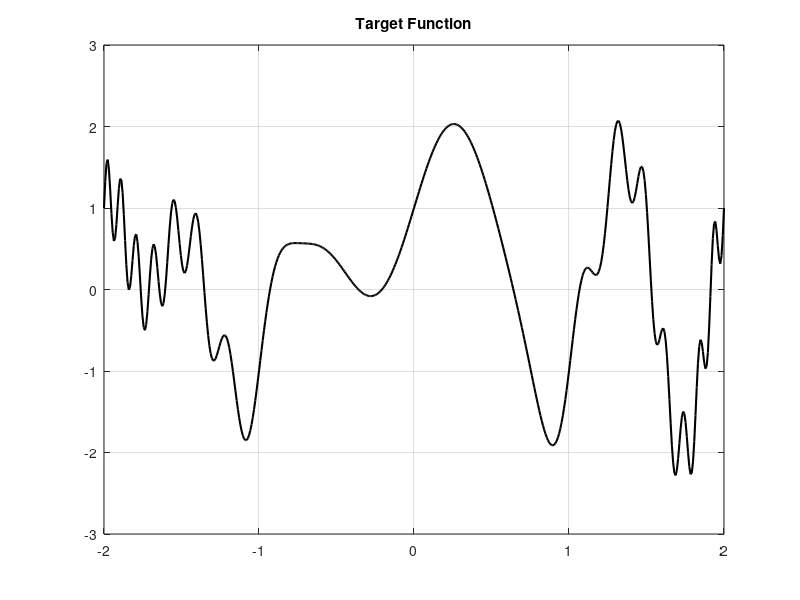

Write the MATLAB code that produced this figure. (Note: this script raises an error after producing the figure.)
clc; clear; close all;

tr = 1;

n = 1000;
n = 500;
x = linspace(-2,2,n+1)';
u0 = sin(2*pi*x)+cos(pi*x.^2)+cos(pi*x.^3).*sin(pi*x.^3);

figure;
plot(x,u0,'k','LineWidth',1.5);
title('Target Function');
grid on;

%  NETWORK STRUCTURE
nn = [1 5 100 1];
sw = position_weights(nn);
n_weight = sw(6,2);

%  INITIALIZATION
w0 = readmatrix('csv_w0_tr2_sinwave_transformer.csv');

global MSE_hist time_hist
MSE_hist  = [];
time_hist = [];

% N = 500;
N = 1000;


%%  NN saja
disp('NN');

%  OPTIM OPTIONS
max_iter = N;

options = optimoptions('fminunc', ...
    'Algorithm','quasi-newton', ...
    'HessianApproximation','bfgs', ...
    'SpecifyObjectiveGradient', true, ...
    'Display','iter', ...
    'MaxIterations', max_iter, ...
    'MaxFunctionEvaluations', 1e10, ...
    'OutputFcn', @(w,optimValues,state) ...
        outfun(w,optimValues,state,x,u0,nn,sw));

tic;
[w_nn,~,~,output_nn] = ...
    fminunc(@(w) problem_fit2(w,x,u0,nn,sw), w0, options);
t_nn = toc;

u_pred_nn = NN(w_nn,x,nn,sw);
mse_nn = MSE_hist(end);
MSE_hist_nn = MSE_hist;
time_hist_nn = time_hist;

fprintf('NN selesai. Iterasi: %d | MSE: %.3e | Runtime: %.2fs\n', ...
        output_nn.iterations, mse_nn, t_nn);

% PLOT
figure;
set(gcf, 'Position', [100, 100, 700, 350]);

subplot(1, 2, 1); 
plot(time_hist_nn, MSE_hist_nn, 'LineWidth', 1.5);
set(gca, 'YScale', 'log');
axis square;
xlabel('Time (s)'); ylabel('MSE');
title('NN Training Progress (Time)');
grid on;

subplot(1, 2, 2); 
plot(0:length(MSE_hist_nn)-1, MSE_hist_nn, 'LineWidth', 1.5);
set(gca, 'YScale', 'log');
axis square;
xlabel('Iteration'); ylabel('MSE');
title('NN Training Progress (Iteration)');
grid on;

figure;
plot(x,u0,'k','LineWidth',2); hold on;
plot(x,u_pred_nn,'r--','LineWidth',1.5);
title('NN (True vs Prediction)');
legend('True','NN murni');
grid on;


%%  NN–ELM 
disp('NN–ELM');

MSE_hist  = [];
time_hist = [];

% --- Phase 1: Train Hidden Layer 1 & 2 ---
max_iter = N/2;
options = optimoptions('fminunc', ...
    'Algorithm','quasi-newton', ...
    'HessianApproximation','bfgs', ...
    'SpecifyObjectiveGradient', true, ...
    'Display','iter', ...
    'MaxIterations', max_iter, ...
    'MaxFunctionEvaluations', 1e10, ...
    'OutputFcn', @(w,optimValues,state) outfun(w,optimValues,state,x,u0,nn,sw));

tic;
[w_stage1,~,~,out1] = fminunc(@(w) problem_fit2(w,x,u0,nn,sw), w0, options);
t_stage1 = toc;
idx_end_p1 = length(MSE_hist);

MSE_phase1 = MSE_hist;
time_p1 = time_hist;

% --- Phase 2: Freeze Hidden Layer 1, train Hidden Layer 2 ---
W1 = reshape(w_stage1(sw(1,1):sw(1,2)), nn(1), nn(2));
B1 = reshape(w_stage1(sw(2,1):sw(2,2)), 1, nn(2));
H1 = g(x*W1 + B1);
H1 = [x H1];
w2 = w_stage1(sw(3,1):sw(6,2));

sw_edit = sw - sw(2,2);
outfun_phase2_handle = @(w,optimValues,state,varargin) outfun_phase2_local(w,optimValues,state,H1,u0,nn,sw_edit,n);

options = optimoptions('fminunc', ...
    'Algorithm','quasi-newton', ...
    'HessianApproximation','bfgs', ...
    'SpecifyObjectiveGradient', true, ...
    'Display','iter', ...
    'MaxIterations', max_iter, ...
    'MaxFunctionEvaluations', 1e10, ...
    'OutputFcn', outfun_phase2_handle);

% [w2,fval,exitflag,out2,grad] = fminunc(@problem_fit3, w2, options, H1, u0, nn, sw_edit);
[w2,~,~,out2] = fminunc(@problem_fit3, w2, options, H1, u0, nn, sw_edit);
t_stage2 = toc - t_stage1;

MSE_phase2 = MSE_hist;

%PLOT
figure;
set(gcf, 'Position', [100, 100, 700, 350]);

subplot(1,2,1);
plot(time_hist(1:idx_end_p1), MSE_hist(1:idx_end_p1));
set(gca, 'YScale', 'log');
axis square; grid on;
title('Phase 1');
ylabel('MSE'); xlabel('Time (s)');

subplot(1, 2, 2);
plot(time_hist(idx_end_p1+1:end), MSE_hist(idx_end_p1+1:end));
set(gca, 'YScale', 'log');
axis square; grid on;
title('Phase 2');
ylabel('MSE'); xlabel('Time (s)');

figure;
plot(time_hist, MSE_hist, 'k', 'LineWidth', 1.5);
set(gca, 'YScale', 'log');
hold on;
xl = xline(t_stage1, '--r', 'LineWidth', 1.5);
xl.LabelVerticalAlignment = 'bottom';
xl.LabelHorizontalAlignment = 'right';
grid on;
title('Phase 1 + Phase 2');
ylabel('MSE'); xlabel('Time (s)');
legend('MSE Curve', 'Transition Point (Phase 1 to 2)');

%  Phase 3: Freeze HL2 + ELM
tic;

% Extract frozen hidden layers
w_stage2 = [w_stage1(sw(1,1):sw(2,2)) w2];
% W1 = reshape(w_stage2(sw(1,1):sw(1,2)), nn(1), nn(2));
% B1 = reshape(w_stage2(sw(2,1):sw(2,2)), 1, nn(2));
W2 = reshape(w_stage2(sw(3,1):sw(3,2)), nn(2)+1, nn(3));
B2 = reshape(w_stage2(sw(4,1):sw(4,2)), 1, nn(3));

% Feature extraction
H2 = g(H1*W2 + B2);
H2_aug = [H2 ones(size(H2,1),1)];

% output ELM
w3 = H2_aug \ u0;

% Final NN–ELM weights
w_nn_elm = [w_stage2(1:sw(4,2)) w3'];
t_elm = toc;

%  Evaluation
u_pred_nn_elm = NN(w_nn_elm, x, nn, sw);
mse_nn_elm = (2/size(x,1))*problem_fit2(w_nn_elm,x,u0,nn,sw);

t_nn_elm = t_stage1 + t_stage2 + t_elm;

%  NN–ELM training curve
MSE_nn_elm_curve = [ ...
    MSE_phase1, ...
    MSE_phase2, ...
    mse_nn_elm ];

fprintf('NN–ELM selesai.\n');
fprintf('  Phase 1 iters: %d\n', out1.iterations);
fprintf('  Phase 2 iters: %d\n', out2.iterations);
fprintf('  Final MSE: %.3e | Time: %.2fs\n', mse_nn_elm, t_nn_elm);


%% ELM saja
disp('ELM');

w = w0;

W1 = reshape(w(sw(1,1):sw(1,2)), nn(1), nn(2));
B1 = reshape(w(sw(2,1):sw(2,2)), 1, nn(2));
W2 = reshape(w(sw(3,1):sw(3,2)), nn(2)+1, nn(3));
B2 = reshape(w(sw(4,1):sw(4,2)), 1, nn(3));

H1 = g(x*W1 + B1);
H1 = [x H1];
H2 = g(H1*W2 + B2);

H2_aug = [H2 ones(size(H2,1),1)];

tic;
w3_elm = H2_aug \ u0;
t_elm = toc;

w_elm = [W1(:); B1(:); W2(:); B2(:); w3_elm];

u_pred_elm = NN(w_elm,x,nn,sw);
mse_elm = (2/size(x,1))*problem_fit2(w_elm,x,u0,nn,sw);

fprintf('ELM selesai. MSE: %.3e | Runtime: %.2fs\n', ...
        mse_elm, t_elm);

%%  COMPARISON
figure;
plot(x,u0,'k','LineWidth',2.5); hold on;
plot(x,u_pred_nn,'r-.','LineWidth',1.5);
plot(x,u_pred_nn_elm,'b--','LineWidth',1.5);
plot(x,u_pred_elm,'g:','LineWidth',1.5);
legend('True','NN','NN–ELM','ELM','Location','best');
xlabel('x'); ylabel('u(x)');
title('Perbandingan Prediksi');
grid on;

figure;
bar([mse_nn,mse_nn_elm,mse_elm]);
set(gca,'XTickLabel',{'NN','NN–ELM','ELM'});
ylabel('MSE');
title('Perbandingan Error');
grid on;

fprintf('\n=== SUMMARY ===\n');
fprintf('NN:        MSE = %.3e | Time = %.2fs\n', mse_nn, t_nn);
fprintf('NN–ELM:    MSE = %.3e | Time = %.2fs\n', mse_nn_elm, t_nn_elm);
fprintf('ELM murni: MSE = %.3e | Time = %.2fs\n', mse_elm, t_elm);

%  TRAINING CURVE
figure;
plot(0:length(MSE_hist_nn)-1, MSE_hist_nn, ...
     'r-', 'LineWidth', 1.8); hold on;

plot(0:length(MSE_nn_elm_curve)-1, MSE_nn_elm_curve, ...
     'b--', 'LineWidth', 1.8);

plot(length(MSE_nn_elm_curve)-1, MSE_nn_elm_curve(end), ...
     'bo', 'MarkerSize', 8, 'MarkerFaceColor', 'b');

set(gca,'YScale','log');
xlabel('Iteration');
ylabel('MSE');
legend('NN','NN–ELM','Location','best');
title('NN vs NN–ELM Training');
grid on;

%% helper function
function stop = outfun(w, optimValues, state, x, u0, nn, sw, varargin) % Tambahkan varargin
    stop = false;
    global MSE_hist time_hist
    switch state
        case 'init'
            % Ambil hanya output pertama (L) dari problem_fit
            [L, ~] = problem_fit2(w, x, u0, nn, sw);
            MSE_hist = (2/size(x,1)) * L;
            time_hist = toc;
        case 'iter'
            [L, ~] = problem_fit2(w, x, u0, nn, sw);
            MSE_hist(end+1) = (2/size(x,1)) * L;
            time_hist(end+1) = toc;
    end
end

function stop = outfun_phase2_local(w,optimValues,state,H1,u0,nn,sw,n,varargin)
stop = false;

global MSE_hist
global time_hist

switch state
    case 'init'
        MSE_hist(end+1) = (2/n)*problem_fit3(w,H1,u0,nn,sw);
        time_hist(end+1) = toc;

    case 'iter'
        MSE_hist(end+1) = (2/n)*problem_fit3(w,H1,u0,nn,sw);
        time_hist(end+1) = toc;
end
end
